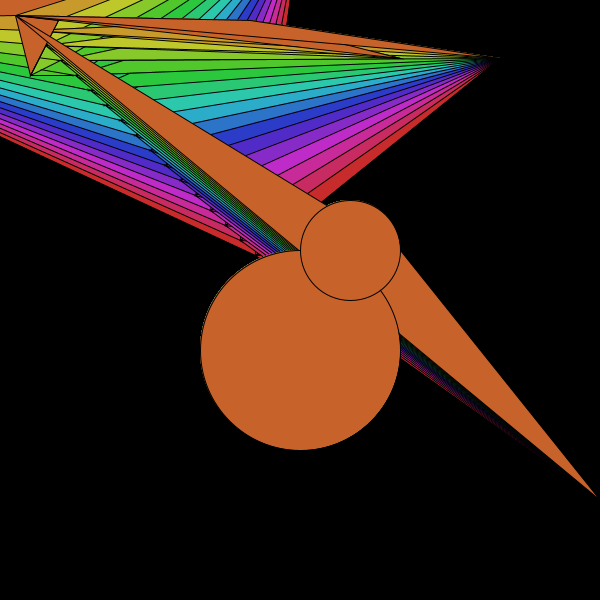
Frame 1 (no input)
Frame 60 (the mouse pressed at the canvas centre just before this capture): identical to frame 1, image omitted
Frame 120 (the mouse held since frame 60 and released just before this capture): identical to frame 1, image omitted

The Processing sketch that drew this single still picture (run headless with seeded random() and noise(); from frame 60 on, the mouse is pressed at the canvas centre):

// Processing sketch: processing_186773
// ── processing_186773.pde

void setup() {
  size(600, 600);
  colorMode(HSB);
}
void draw() {
  background(0);
 

  for (int i= 255 ; i > 0 ;i=i-15) {
    fill(i, 200, 200);
    triangle(30, 75, 58, 20, i, i);
    triangle(400, 58, 250, 20, i, i);
    triangle(300, -75, -250, 20, i, i);
    triangle(400, 250, 600, 500, i, i);
 

    ellipse(300, 350, 200, 200);
    ellipse(350, 250, 100, 100);
    triangle(500, 58, 250, 20, i, i);
  
    
  }
}
